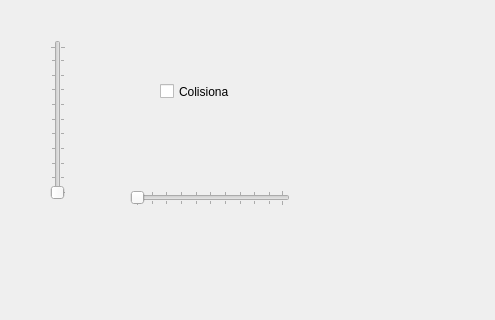
<?xml version="1.0" encoding="UTF-8"?>
<ui version="4.0">
 <class>WidgetConfVelocidad</class>
 <widget class="QWidget" name="WidgetConfVelocidad">
  <property name="geometry">
   <rect>
    <x>0</x>
    <y>0</y>
    <width>495</width>
    <height>320</height>
   </rect>
  </property>
  <property name="windowTitle">
   <string>Form</string>
  </property>
  <widget class="QSlider" name="slHorizontal">
   <property name="geometry">
    <rect>
     <x>130</x>
     <y>190</y>
     <width>160</width>
     <height>16</height>
    </rect>
   </property>
   <property name="orientation">
    <enum>Qt::Horizontal</enum>
   </property>
   <property name="tickPosition">
    <enum>QSlider::TicksBothSides</enum>
   </property>
  </widget>
  <widget class="QSlider" name="slVertical">
   <property name="geometry">
    <rect>
     <x>50</x>
     <y>40</y>
     <width>16</width>
     <height>160</height>
    </rect>
   </property>
   <property name="orientation">
    <enum>Qt::Vertical</enum>
   </property>
   <property name="tickPosition">
    <enum>QSlider::TicksBothSides</enum>
   </property>
  </widget>
  <widget class="QCheckBox" name="cbColisionar">
   <property name="geometry">
    <rect>
     <x>160</x>
     <y>80</y>
     <width>92</width>
     <height>23</height>
    </rect>
   </property>
   <property name="text">
    <string>Colisiona</string>
   </property>
  </widget>
 </widget>
 <resources/>
 <connections/>
</ui>
